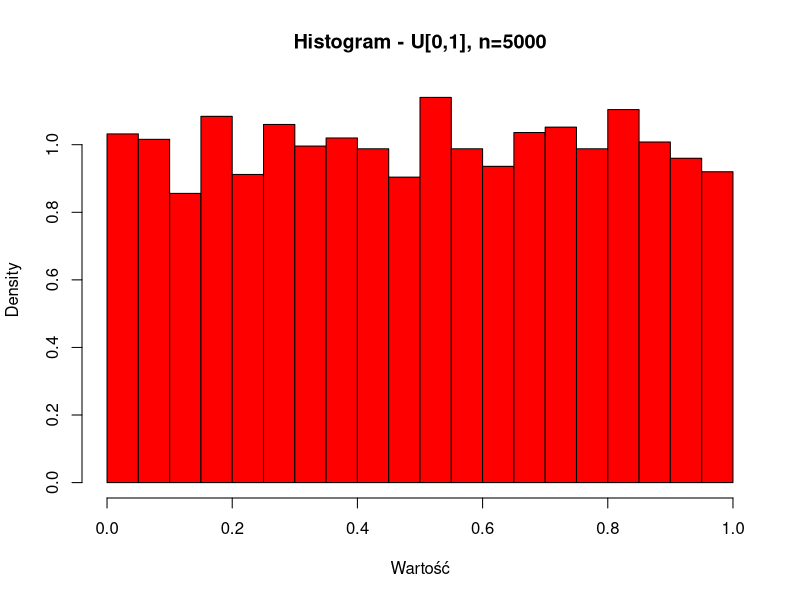
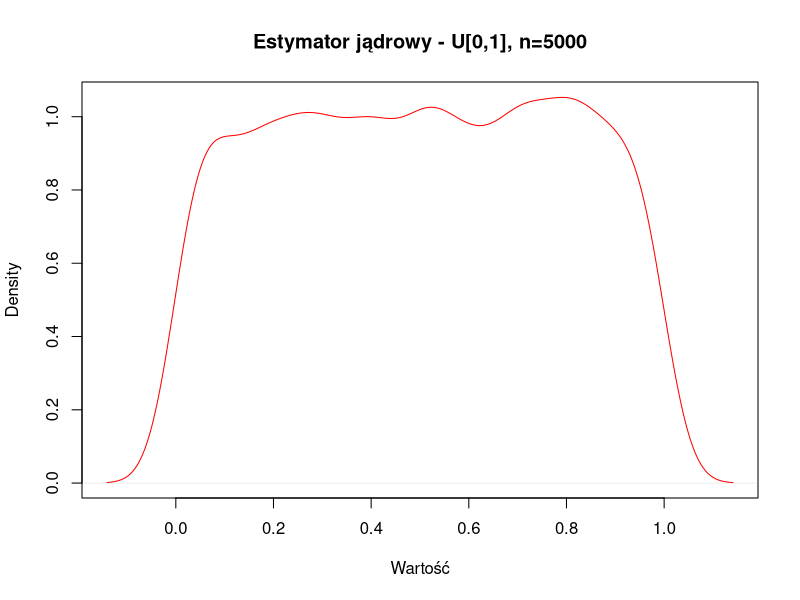
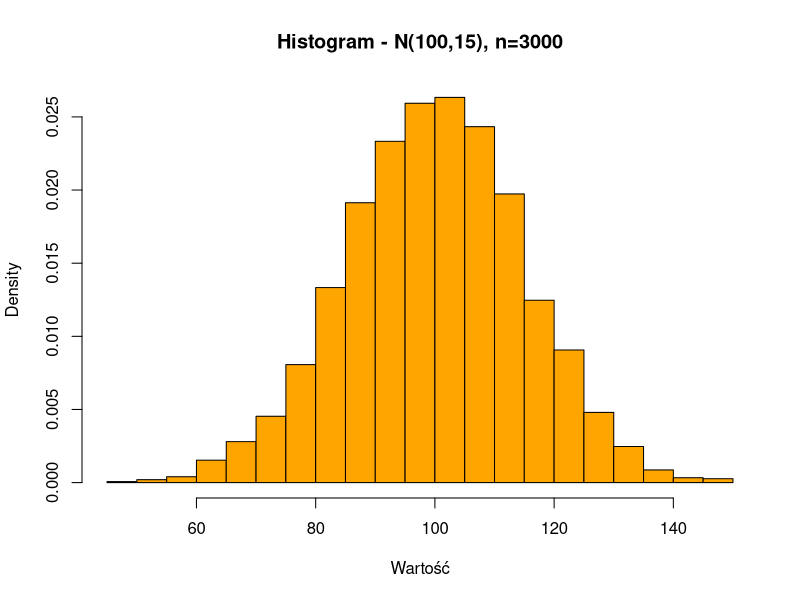
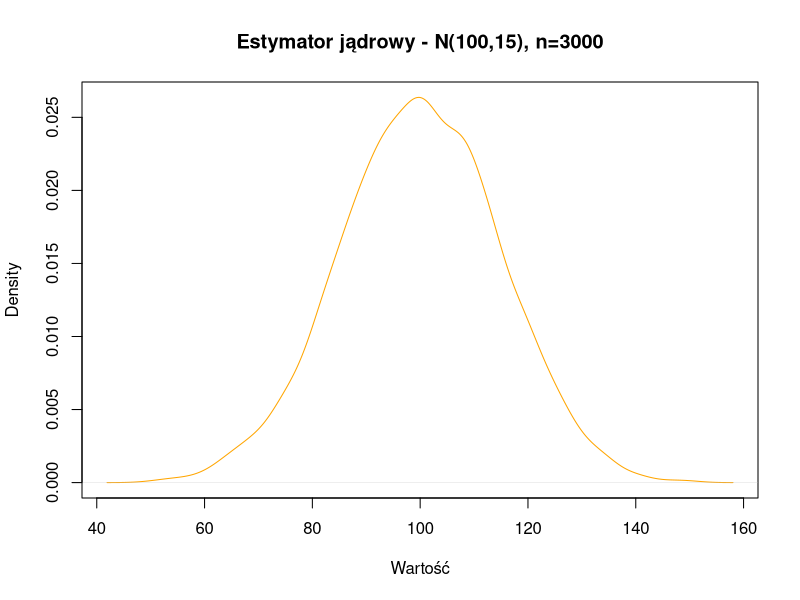
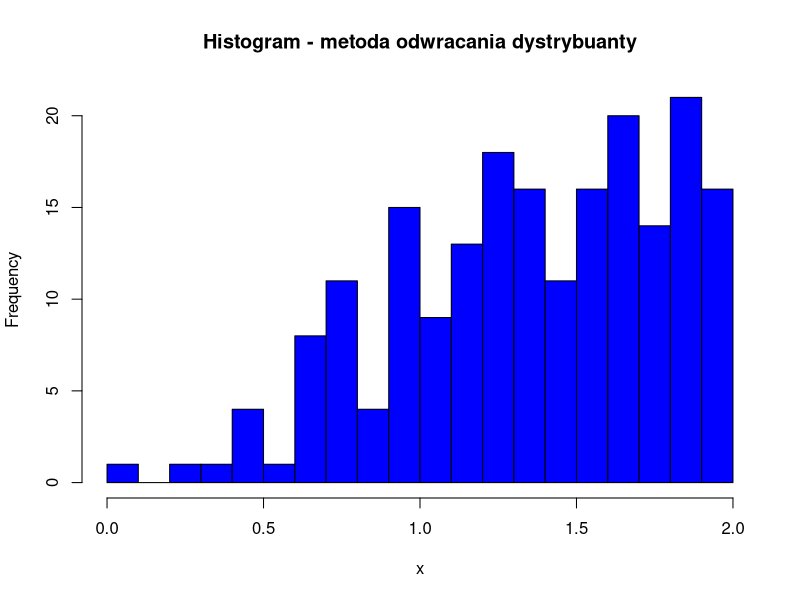
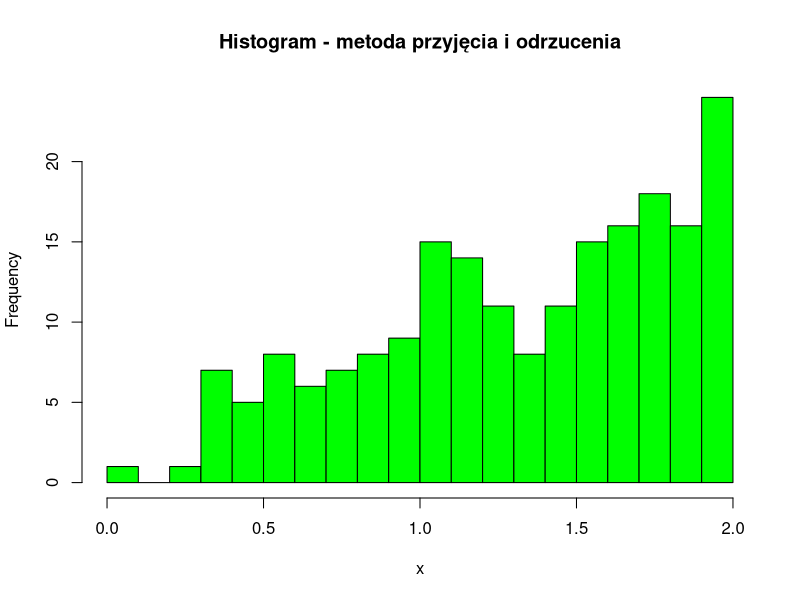

Reproduce these figures in R, in order.
# Zad.1

# a) 5000 z U[0,1]
set.seed(12345)

u <- runif(5000, min=0, max=1)

png("hist_uniform.png", width = 800, height = 600)     # zapis histogramu do pliku PNG
hist(u, breaks=30, col="red", prob=TRUE,main="Histogram - U[0,1], n=5000", xlab="Wartość") # prob=TRUE → histogram gęstości

dens_u <- density(u) # estymator jądrowy gęstości

png("kde_uniform.png", width = 800, height = 600)
plot(dens_u, col="red", main="Estymator jądrowy - U[0,1], n=5000", xlab="Wartość")

# b) 3000 z N(100,15)
set.seed(12345)

n <- rnorm(3000, mean=100, sd=15)

png("hist_normal.png", width = 800, height = 600)
hist(n, breaks=30, col="orange", prob=TRUE, main="Histogram - N(100,15), n=3000", xlab="Wartość")

dens_n <- density(n)

png("kde_normal.png", width = 800, height = 600)
plot(dens_n, col="orange", main="Estymator jądrowy - N(100,15), n=3000", xlab="Wartość")

# Zad.2
cat("Zad.2 \n")

# a) i)
set.seed(123)

u <- runif(600)                     # 600 realizacji U[0,1]
rzuty <- ceiling(6 * u)            # X = ceil(6u): generowanie liczb 1–6

head(rzuty, 5)
cat("\n")

# a) ii)
srednia <- mean(rzuty)  # średnia z próby
wariancja <- var(rzuty) # wariancja z próby

srednia
wariancja
cat("\n")

# a) iii)
czestosci <- table(rzuty)
czestosci
cat("\n")

# a) iv)
ramka <- as.data.frame(czestosci)
ramka
var_czestosci <- var(ramka$Freq)   # wariancja liczności kategorii
var_czestosci
cat("\n")

# b)
set.seed(123)

rzuty_sample <- sample(1:6, size = 600, replace = TRUE)

head(rzuty_sample)
table(rzuty_sample)
mean(rzuty_sample)
var(rzuty_sample)

# Zad.3
cat("\nZad.3 \n")
set.seed(123)

# wartości i ich prawdopodobieństwa
k <- c(0, 1, 2, 3)
p <- c(0.15, 0.25, 0.50, 0.10)

# sort mal prawdopodobieństwa dla optymalki
ord <- order(p, decreasing = TRUE)
k_sorted <- k[ord]
p_sorted <- p[ord]

# prawdopodobieństwa skumulowane
s <- cumsum(p_sorted)

u <- runif(1000)                   # 1000 realizacji U[0,1]
X <- numeric(1000)                 # wektor wyników

# generujemy X według reguły:
#    X = k_i   gdy   s_(i-1) <= u < s_i
X <- numeric(1000)

for (i in 1:1000) {
  ui <- u[i]
  j <- 1
  while (ui > s[j]) {
    j <- j + 1
  }
  X[i] <- k_sorted[j]
}

head(X)
table(X)

# Zad.4
cat("\nZad.4\n")

# i)
set.seed(123)

n <- 10
p <- 0.3

binom_sample <- numeric(100)

for (i in 1:100) {
  u <- runif(n)                    # 10 prób jednorazowych
  sukcesy <- sum(u < p)            # sukces gdy U < p
  binom_sample[i] <- sukcesy
}

head(binom_sample)
table(binom_sample)
cat("\n")

# ii)
set.seed(123)
p <- 0.4
geom_sample <- numeric(50)

for (i in 1:50) {
  licznik <- 1
  u <- runif(1)
  while (u >= p) {                 # powtarzamy aż trafimy sukces
    licznik <- licznik + 1
    u <- runif(1)
  }
  geom_sample[i] <- licznik
}

head(geom_sample)
table(geom_sample)

# Zad.5
cat("\nZad.5\n")

# a) i)
losuj_odwrotnie <- function(n) {
  u <- runif(n)
  x <- 2 * sqrt(u)                 # odwrotna dystrybuanta F^{-1}(u)
  return(x)
}

# a) ii)
set.seed(123)

realizacje_odwrotnie <- losuj_odwrotnie(200)

png("hist_wisualise.png", width = 800, height = 600)
hist(realizacje_odwrotnie, breaks=20, col="blue", main="Histogram - metoda odwracania dystrybuanty", xlab="x")

# b) i)
losuj_przyjecie_odrzucenie <- function(n) {
  x <- numeric(n)
  i <- 1
  while(i <= n) {
    y <- runif(1, 0, 2)            # kandydat z rozkładu pomocniczego
    u <- runif(1)
    if(u <= (0.5*y)) {             # reguła przyjęcia: g(y)/(M*h(y)) = 0.5*y
      x[i] <- y
      i <- i + 1
    }
  }
  return(x)
}

# b) ii)
set.seed(123)

realizacje_przyjecie <- losuj_przyjecie_odrzucenie(200)

png("hist_wisualise_2.png", width = 800, height = 600)
hist(realizacje_przyjecie, breaks=20, col="green", main="Histogram - metoda przyjęcia i odrzucenia", xlab="x")
